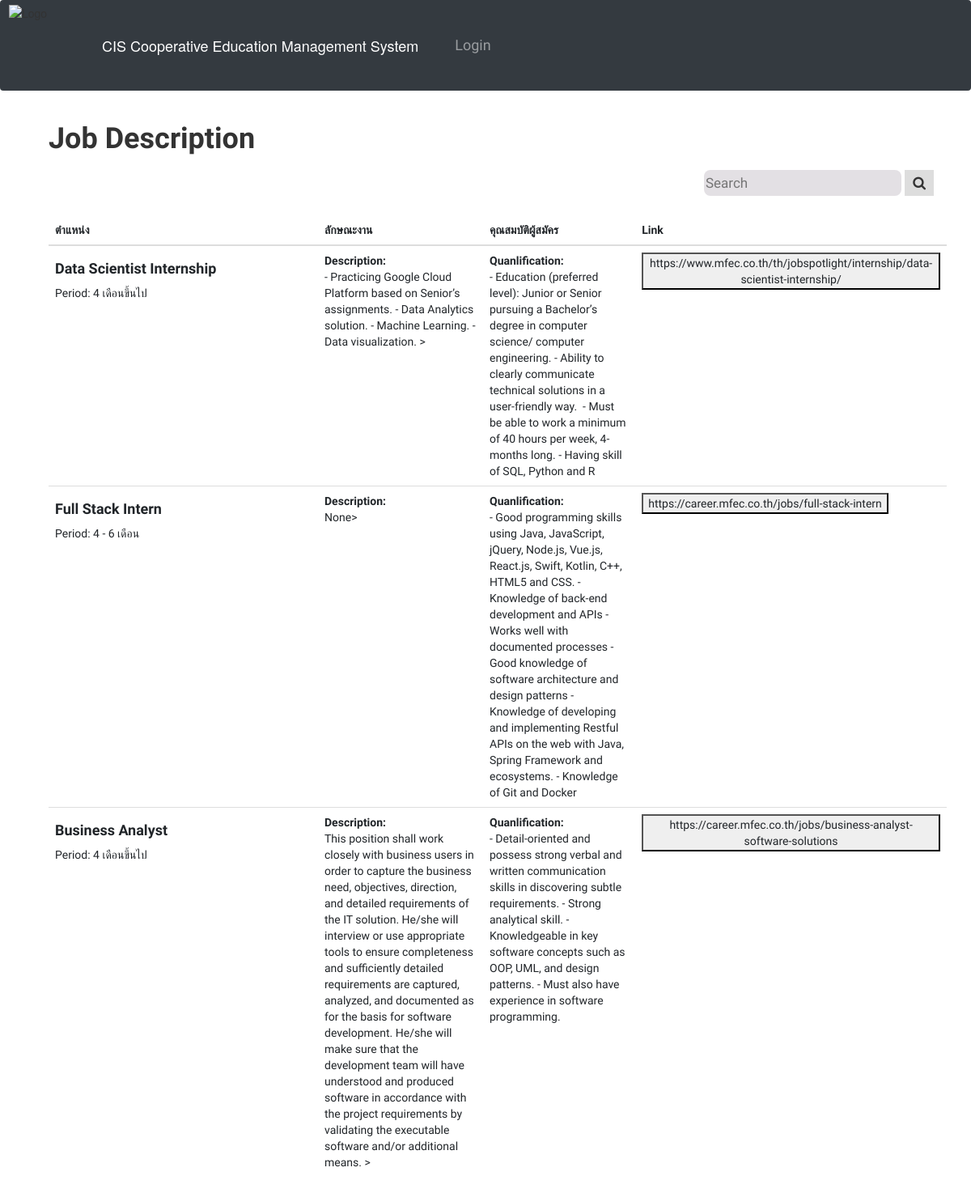
Screenshot of /job1?p=5 with the database file from the repository.
### tables this page shows
CREATE TABLE "Job_Position" (
	"Job_Position_ID"	varchar(10) NOT NULL,
	"Company_ID"	varchar(10) NOT NULL,
	"User_Staff_ID"	varchar(10) NOT NULL,
	"Job_Position_Name"	varchar(255) NOT NULL,
	"Job_Amount_Required"	int(100),
	"Compensation"	int(10),
	"Job_Description"	varchar(255),
	"Position_Qualification"	varchar(255),
	"Working_Period"	varchar(255),
	"Job_Position_Link"	varchar(255) NOT NULL,
	PRIMARY KEY("Job_Position_ID"),
	FOREIGN KEY("Company_ID") REFERENCES "Company"("Company_ID")
);

### CIS add sign up Copy with database/website/auth.py (the view)
@auth.route('/job1', methods=['GET', 'POST'])
def job1():
        with con:
            atitle = request.args.get('p')
            cur=con .cursor()
            query1= "select * from Job_Position where Company_ID = "+str(atitle)
            cur.execute(query1)
            rows= cur.fetchall()
        return render_template("job1.html",datas2=rows, user=current_user)

### CIS add sign up Copy with database/website/templates/job1.html (shortened to what this page needs)
<!DOCTYPE html>
{% extends "base.html" %} {% block title %}Job1{% endblock %} {% block content%}
<html>
<head>
  <link rel="stylesheet" href="https://maxcdn.bootstrapcdn.com/bootstrap/3.3.7/css/bootstrap.min.css">
</head>
<body>
    <div class ='container'>
        <h1><b>Job Description</b></h1>
        <div class="search-container">
          <input type="text" placeholder="Search" name="search" style="border-radius: 8px; background: #e3e0e4; border: none; height: 32px;">
          <button type="submit"><i class="fa fa-search"></i></button>
          <br>
        <br>
        </div>
          <table class = "table">
            <thead>
              <tr>
                <th>ตำแหน่ง</th>
                <th>ลักษณะงาน</th>
                <th>คุณสมบัติผู้สมัคร</th>
                <th>Link</th>
              </tr>
            </thead>
            <tbody>
              {%for row in datas2 %}
              <tr>
                <td style="width: 30%;"><h4><b>{{row.3}}</b></h4>
                  <p>Period: {{row.8}}</p></td>
                <td><b>Description: </b><br>{{row.6}}></td>
                <td><b>Quanlification: </b><br>{{row.7}}</td>
                <td><button>{{row.9}}</button></td>
              </tr>
              {% endfor %}
            </tbody>
          </table>
    </div>
</body>
{% endblock %}

### CIS add sign up Copy with database/website/templates/job1.html (style rules this page uses)
.search-container { float: right; font-size: 17px; border: white; font-family:'Prompt', Raleway; }
.search-container button { padding: 4px 10px; margin-top: 8px; margin-right: 16px; background: #ddd; font-size: 17px; border: none; cursor: pointer; font-family:'Prompt', Raleway; }
.container { font-family: 'Prompt', Raleway; }

### rows the page displays
Job_Position: Job_Position_Name "Data Scientist Internship", Working_Period "4 เดือนขึ้นไป", Job_Description "- Practicing Google Cloud Platform based on Senior’s assignments. - Data Analytics solution. - Machine Learning. - Data visualization.", Position_Qualification "- Education (preferred level): Junior or Senior pursuing a Bachelor’s degree in computer science/ computer engineering. - Ability to clearly communicate technical solutions in a user-friendly way. - Must be able to work a minimum of 40 hours per week, 4-months long. - Having skill of SQL, Python and R", Job_Position_Link "https://www.mfec.co.th/th/jobspotlight/internship/data-scientist-internship/"
Job_Position: Job_Position_Name "Full Stack Intern", Working_Period "4 - 6 เดือน", row "None", Position_Qualification "- Good programming skills using Java, JavaScript, jQuery, Node.js, Vue.js, React.js, Swift, Kotlin, C++, HTML5 and CSS. - Knowledge of back-end development and APIs - Works well with documented processes - Good knowledge of software architecture and design patterns - Knowledge of developing and implementing Restful APIs on the web with Java, Spring Framework and ecosystems. - Knowledge of Git and Docker", Job_Position_Link "https://career.mfec.co.th/jobs/full-stack-intern"
Job_Position: Job_Position_Name "Business Analyst", Working_Period "4 เดือนขึ้นไป", Job_Description "This position shall work closely with business users in order to capture the business need, objectives, direction, and detailed requirements of the IT solution. He/she will interview or use appropriate tools to ensure completeness and sufficiently detailed requirements are captured, analyzed, and documented as for the basis for software development. He/she will make sure that the development team will have understood and produced software in accordance with the project requirements by validating the executable software and/or additional means.", Position_Qualification "- Detail-oriented and possess strong verbal and written communication skills in discovering subtle requirements. - Strong analytical skill. - Knowledgeable in key software concepts such as OOP, UML, and design patterns. - Must also have experience in software programming.", Job_Position_Link "https://career.mfec.co.th/jobs/business-analyst-software-solutions"
